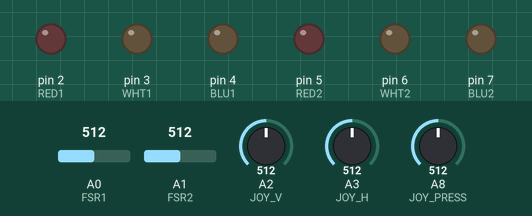
Recording of a sketch running on a simulated Arduino Leonardo, built with avr-gcc and run on an emulated ATmega32U4. Parts: output pins drawn as LEDs (lit = HIGH). The test bench sets the inputs (shaded band); at power-on: A0 (FSR1) = 512, A1 (FSR2) = 512, A2 (JOY_V) = 512, A3 (JOY_H) = 512, A8 (JOY_PRESS) = 512. USB keyboard and mouse output is not drawn; not simulated (calls return 0 or success): FSRKEY.h.

Above: at 2.7 s.
2.8 s: A0 (FSR1) set to 623
4.3 s: A0 (FSR1) set to 657
At 5.3 s:
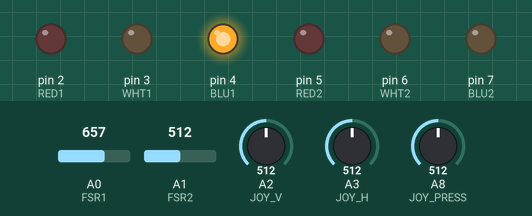
5.8 s: A1 (FSR2) set to 625
7.3 s: A1 (FSR2) set to 650
At 7.6 s:
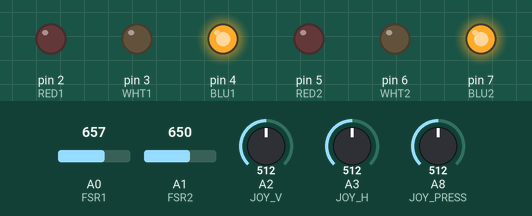
8.8 s: A0 (FSR1) set to 540
At 9.9 s:
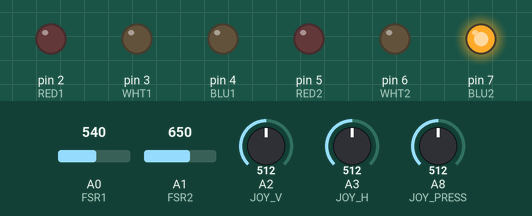
10.3 s: A1 (FSR2) set to 819
11.8 s: A1 (FSR2) set to 840
At 12.2 s:
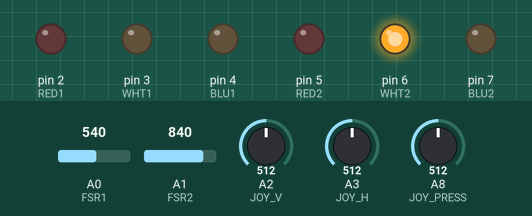
Timing chart, 0 to 14.3 s (numbered marks = the images above; inputs shaded):
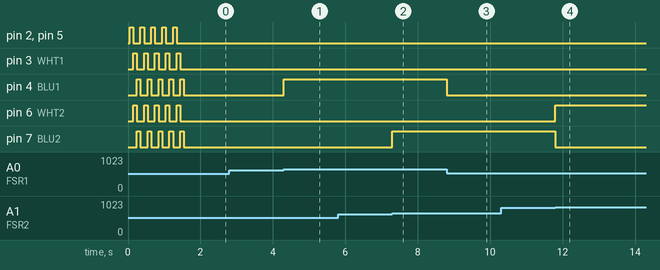

The sketch:

VGC_Kaileen.ino
```cpp
/*******************************************************
 * Author: Current Zeng, Makers Making Change, <keranz@neilsquire.ca>
 * Data created: 9/5/2018
 *
 * This file is part of Video Game Controller.
 * Inputs are two FSR buttons and one joystick
 *******************************************************/

#include <FSRKEY.h>
#include <Keyboard.h>

// pins mapping
#define FSR1 A0      // FSR buttons
#define FSR2 A1
#define JOY_V A2     // Joystick vertical
#define JOY_H A3     // Joystick horizontal
#define JOY_PRESS 8  // Joystick press
#define POT1 A4      // Potential meters
#define POT2 A5
#define RED1 2       // LEDs
#define WHT1 3
#define BLU1 4
#define RED2 5
#define WHT2 6
#define BLU2 7

#define FSR_HARD_MAX 550 // used to limit adjustment of potentiometers
#define FSR_HARD_MIN 300
#define JOY_THD 150  // THD means threshold
#define JOY_TOR 10   // TOR means tolerance

FSRKEY x('x');   // button 1, light press
FSRKEY r('r');   // button 1, hard press
FSRKEY c('c');   // button 2, light press
FSRKEY z('z');   // button 2, hard press
FSRKEY up('w');  // joystick up
FSRKEY dn('s');  // joystick down
FSRKEY lt('a');  // joystick left
FSRKEY rt('d');  // joystick right
FSRKEY esc(KEY_ESC);  // joystick press

int fsr1 = 0;
int fsr2 = 0;

// Red White and Blue LEDs turn on at light, medium and hard press region respectively
// These parameters will be adjusted in setup() according to potentiometers' reading
int FSR1_LITE_THD = 100;
int FSR1_HARD_THD = 400;
int FSR1_MID_THD = 250;
int FSR2_LITE_THD = 100;
int FSR2_HARD_THD = 400;
int FSR2_MID_THD = 250;

// bias for later compensation, will be updated in setup()
long fsr1Bias = 0;
long fsr2Bias = 0;

// joystick readings at nomal positions, will be updated in setup()
long joyVNom = 0;
long joyHNom = 0;

// the key to be sent
char currentKey1 = 0;
char currentKey2 = 0;
char currentKeyJ = 0;

// preventing light key strokes after releasing hard key
// change to true if this feature is not needed
const bool fsr1ContinueMode = false;
const bool fsr2ContinueMode = false;

void setup(){
	Serial.begin(115200);
	Keyboard.begin();
	pinMode(FSR1, INPUT);
	pinMode(FSR2, INPUT);
	pinMode(JOY_V, INPUT);
	pinMode(JOY_H, INPUT);
	pinMode(JOY_PRESS, INPUT);
	pinMode(POT1, INPUT);
	pinMode(POT2, INPUT);
	pinMode(RED1, OUTPUT);
	pinMode(WHT1, OUTPUT);
	pinMode(BLU1, OUTPUT);
	pinMode(RED2, OUTPUT);
	pinMode(WHT2, OUTPUT);
	pinMode(BLU2, OUTPUT);

	// initializing the device
  // calculating rest FSRs bias and joystick nom for later compensation
  for (int i = 0; i < 100; i ++){
    fsr1Bias += analogRead(FSR1);
    fsr2Bias += analogRead(FSR2);
    joyVNom += analogRead(JOY_V);
    joyHNom += analogRead(JOY_H);
  }
  fsr1Bias /= 100;
  fsr2Bias /= 100;
  joyVNom /= 100;
  joyHNom /= 100;

  // adjusting FSRs' threasholds by reading voltage of potentiometers
  adjustFSRTHD(limit(analogRead(POT1)), &FSR1_LITE_THD, &FSR1_MID_THD, &FSR1_HARD_THD);
  adjustFSRTHD(limit(analogRead(POT2)), &FSR2_LITE_THD, &FSR2_MID_THD, &FSR2_HARD_THD);

  // flickering LEDs, nothing but a cool indicator
	for (int i = 0; i < 5; i ++){
		digitalWrite(RED1, HIGH);
		digitalWrite(RED2, HIGH);
		delay(100);
		digitalWrite(RED1, LOW);
		digitalWrite(RED2, LOW);
		digitalWrite(WHT1, HIGH);
		digitalWrite(WHT2, HIGH);
		delay(100);
		digitalWrite(WHT1, LOW);
		digitalWrite(WHT2, LOW);
		digitalWrite(BLU1, HIGH);
		digitalWrite(BLU2, HIGH);
		delay(100);
		digitalWrite(BLU1, LOW);
		digitalWrite(BLU2, LOW);
	}
}

void loop(){
  // updating compensated fsr readings
  int fsr1_tmp = analogRead(FSR1) - fsr1Bias;
  int fsr2_tmp = analogRead(FSR2) - fsr2Bias;
  int joyv = analogRead(JOY_V);
  int joyh = analogRead(JOY_H);
  int joyp = analogRead(JOY_PRESS);

  // when continue mode is set to false, these four line will be executed
  // if harder key is pressed, fsr reading updates only when it is fully released
  if (!fsr1ContinueMode && r.is_pressed) fsr1 = (fsr1_tmp <= (FSR1_LITE_THD >> 1))? 0:fsr1;
  else fsr1 = fsr1_tmp;
  if (!fsr2ContinueMode && z.is_pressed) fsr2 = (fsr2_tmp <= (FSR2_LITE_THD >> 1))? 0:fsr2;
  else fsr2 = fsr2_tmp;

  makeLEDsDecisions(RED1, WHT1, BLU1, fsr1_tmp, FSR1_LITE_THD, FSR1_MID_THD, FSR1_HARD_THD);
  makeLEDsDecisions(RED2, WHT2, BLU2, fsr2_tmp, FSR2_LITE_THD, FSR2_MID_THD, FSR2_HARD_THD);

  // release key if it was pressed and now released
  if (fsr1 < FSR1_LITE_THD) x.key_release();
  if (fsr1 < FSR1_HARD_THD) r.key_release();
  if (fsr2 < FSR2_LITE_THD) c.key_release();
  if (fsr2 < FSR2_HARD_THD) z.key_release();
  if (abs(joyv - joyVNom) <= JOY_TOR){
    up.key_release();
    dn.key_release();
  }
  if (abs(joyh - joyHNom) <= JOY_TOR){
    lt.key_release();
    rt.key_release();
  }
  if (joyp != 0) esc.key_release();

  // key decisions and strokes send of FSR buttons
  makeCharDecisions(x.self, r.self, fsr1, &currentKey1, FSR1_LITE_THD, FSR1_HARD_THD);
  makeCharDecisions(c.self, z.self, fsr2, &currentKey2, FSR2_LITE_THD, FSR2_HARD_THD);
  sendKeyStrokes(currentKey1, currentKey2);

  // key decisions and strokes send of joystick
  if (joyv > (int(joyVNom) + JOY_THD)) up.key_press();
  if (joyv < (int(joyVNom) - JOY_THD)) dn.key_press();
  if (joyh > (int(joyHNom) + JOY_THD)) lt.key_press();
  if (joyh < (int(joyHNom) - JOY_THD)) rt.key_press();
  // horizontal and vertical joystick movments may affect joystick push
  // note that this phenomenon may only apply to the specific joystick we picked
  if ((joyp == 0) && (joyh == joyHNom) && (joyv == joyVNom)) esc.key_press();
}

void adjustFSRTHD(int ppp, int* l, int* m, int* h){
  *h = ppp;
  *l = *h >> 2;
  *m = *l + ((*h - *l) >> 1);
}

void makeLEDsDecisions(int red, int wht, int blu, int fff, int l, int m, int h){
  if (fff <= l){
    digitalWrite(red, LOW);
    digitalWrite(wht, LOW);
    digitalWrite(blu, LOW);
  }
  else if (fff > l && fff <= m){
    digitalWrite(red, LOW);
    digitalWrite(wht, LOW);
    digitalWrite(blu, HIGH);
  }
  else if (fff > m && fff <= h){
    digitalWrite(red, LOW);
    digitalWrite(wht, HIGH);
    digitalWrite(blu, LOW);
  }
  else if (fff > h){
    digitalWrite(red, HIGH);
    digitalWrite(wht, LOW);
    digitalWrite(blu, LOW);
  }
}

void makeCharDecisions(char lite, char hard, int fff, char* curKey, int l, int h){
  if (fff < l) *curKey = 0;
  if (fff >= l) *curKey = lite;
  if (fff >= h) *curKey = hard;
}

void sendKeyStrokes(char curK1, char curK2){
  if (curK1 == x.self) {
    x.key_press();
    r.key_release();
  }
  else if (curK1 == r.self){
    x.key_release();
    r.key_press();
  }

  if (curK2 == c.self){
    c.key_press();
    z.key_release();
  }
  else if (curK2 == z.self){
    c.key_release();
    z.key_press();
  }
}

int limit(int ppp){
  if (ppp >= FSR_HARD_MAX) return FSR_HARD_MAX;
  if (ppp <= FSR_HARD_MIN) return FSR_HARD_MIN;
  return ppp;
}
```

Measured:
- the behaviour switches between 640 and 641 on A0 (FSR1) (found by bisection; images 0 and 1)
- the behaviour switches between 640 and 641 on A1 (FSR2) (found by bisection; images 1 and 2)
- the behaviour switches between 832 and 833 on A1 (FSR2) (found by bisection; images 3 and 4)
- after the input at 2.8 s, every drawn part: stays the same
- after the input at 4.3 s, pin 4 (BLU1): LOW → HIGH at once
- after the input at 5.8 s, every drawn part: stays the same
- after the input at 7.3 s, pin 7 (BLU2): LOW → HIGH at once
- after the input at 8.8 s, pin 4 (BLU1): HIGH → LOW at once
- after the input at 10.3 s, every drawn part: stays the same
- after the input at 11.8 s, pin 6 (WHT2): LOW → HIGH at once; pin 7 (BLU2): HIGH → LOW at once
